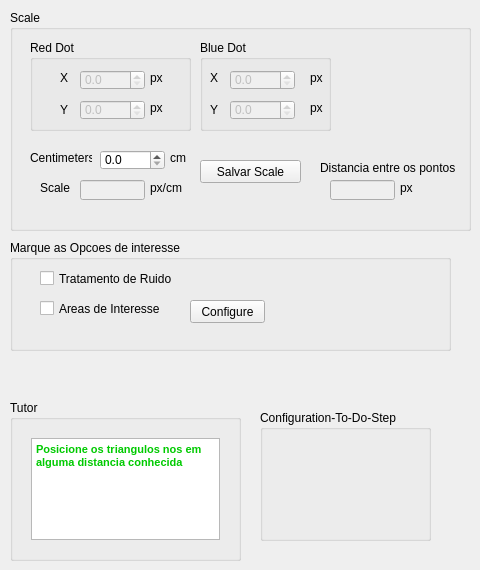
        <widget class="QWidget" name="tab_4">
         <attribute name="title">
          <string>Scale</string>
         </attribute>
         <widget class="QGroupBox" name="gbScale">
          <property name="geometry">
           <rect>
            <x>10</x>
            <y>10</y>
            <width>461</width>
            <height>221</height>
           </rect>
          </property>
          <property name="title">
           <string>Scale</string>
          </property>
          <widget class="QLabel" name="label_61">
           <property name="geometry">
            <rect>
             <x>20</x>
             <y>140</y>
             <width>62</width>
             <height>16</height>
            </rect>
           </property>
           <property name="text">
            <string>Centimeters:</string>
           </property>
          </widget>
          <widget class="QDoubleSpinBox" name="spinBoxScaleCm">
           <property name="geometry">
            <rect>
             <x>90</x>
             <y>140</y>
             <width>65</width>
             <height>20</height>
            </rect>
           </property>
           <property name="maximumSize">
            <size>
             <width>65</width>
             <height>16777215</height>
            </size>
           </property>
           <property name="decimals">
            <number>1</number>
           </property>
           <property name="maximum">
            <double>10000.000000000000000</double>
           </property>
           <property name="singleStep">
            <double>0.500000000000000</double>
           </property>
          </widget>
          <widget class="QLabel" name="label">
           <property name="geometry">
            <rect>
             <x>310</x>
             <y>150</y>
             <width>141</width>
             <height>16</height>
            </rect>
           </property>
           <property name="text">
            <string>Distancia entre os pontos</string>
           </property>
          </widget>
          <widget class="QLineEdit" name="lineEditScalePx">
           <property name="enabled">
            <bool>false</bool>
           </property>
           <property name="geometry">
            <rect>
             <x>320</x>
             <y>170</y>
             <width>65</width>
             <height>20</height>
            </rect>
           </property>
           <property name="maximumSize">
            <size>
             <width>65</width>
             <height>16777215</height>
            </size>
           </property>
           <property name="readOnly">
            <bool>false</bool>
           </property>
          </widget>
          <widget class="QLabel" name="label_2">
           <property name="geometry">
            <rect>
             <x>30</x>
             <y>170</y>
             <width>31</width>
             <height>16</height>
            </rect>
           </property>
           <property name="text">
            <string>Scale</string>
           </property>
          </widget>
          <widget class="QLineEdit" name="leScala">
           <property name="enabled">
            <bool>false</bool>
           </property>
           <property name="geometry">
            <rect>
             <x>70</x>
             <y>170</y>
             <width>65</width>
             <height>20</height>
            </rect>
           </property>
           <property name="maximumSize">
            <size>
             <width>65</width>
             <height>16777215</height>
            </size>
           </property>
           <property name="readOnly">
            <bool>true</bool>
           </property>
          </widget>
          <widget class="QLabel" name="label_3">
           <property name="geometry">
            <rect>
             <x>140</x>
             <y>170</y>
             <width>47</width>
             <height>16</height>
            </rect>
           </property>
           <property name="text">
            <string>px/cm</string>
           </property>
          </widget>
          <widget class="QLabel" name="label_4">
           <property name="geometry">
            <rect>
             <x>390</x>
             <y>170</y>
             <width>47</width>
             <height>16</height>
            </rect>
           </property>
           <property name="text">
            <string>px</string>
           </property>
          </widget>
          <widget class="QLabel" name="label_5">
           <property name="geometry">
            <rect>
             <x>160</x>
             <y>140</y>
             <width>47</width>
             <height>16</height>
            </rect>
           </property>
           <property name="text">
            <string>cm</string>
           </property>
          </widget>
          <widget class="QPushButton" name="pbConfEscala">
           <property name="geometry">
            <rect>
             <x>190</x>
             <y>150</y>
             <width>101</width>
             <height>23</height>
            </rect>
           </property>
           <property name="text">
            <string>Salvar Scale</string>
           </property>
          </widget>
          <widget class="QGroupBox" name="groupBox_23">
           <property name="geometry">
            <rect>
             <x>190</x>
             <y>30</y>
             <width>131</width>
             <height>91</height>
            </rect>
           </property>
           <property name="title">
            <string>Blue Dot</string>
           </property>
           <widget class="QLabel" name="label_6">
            <property name="geometry">
             <rect>
              <x>110</x>
              <y>30</y>
              <width>47</width>
              <height>16</height>
             </rect>
            </property>
            <property name="text">
             <string>px</string>
            </property>
           </widget>
           <widget class="QLabel" name="label_63">
            <property name="geometry">
             <rect>
              <x>10</x>
              <y>30</y>
              <width>18</width>
              <height>16</height>
             </rect>
            </property>
            <property name="text">
             <string>X</string>
            </property>
           </widget>
           <widget class="QDoubleSpinBox" name="sbScalP2X">
            <property name="enabled">
             <bool>false</bool>
            </property>
            <property name="geometry">
             <rect>
              <x>30</x>
              <y>30</y>
              <width>65</width>
              <height>20</height>
             </rect>
            </property>
            <property name="maximumSize">
             <size>
              <width>65</width>
              <height>16777215</height>
             </size>
            </property>
            <property name="decimals">
             <number>1</number>
            </property>
            <property name="maximum">
             <double>10000.000000000000000</double>
            </property>
            <property name="singleStep">
             <double>10.000000000000000</double>
            </property>
           </widget>
           <widget class="QLabel" name="label_9">
            <property name="geometry">
             <rect>
              <x>110</x>
              <y>60</y>
              <width>47</width>
              <height>16</height>
             </rect>
            </property>
            <property name="text">
             <string>px</string>
            </property>
           </widget>
           <widget class="QDoubleSpinBox" name="sbScalP2Y">
            <property name="enabled">
             <bool>false</bool>
            </property>
            <property name="geometry">
             <rect>
              <x>30</x>
              <y>60</y>
              <width>65</width>
              <height>20</height>
             </rect>
            </property>
            <property name="maximumSize">
             <size>
              <width>65</width>
              <height>16777215</height>
             </size>
            </property>
            <property name="decimals">
             <number>1</number>
            </property>
            <property name="maximum">
             <double>10000.000000000000000</double>
            </property>
            <property name="singleStep">
             <double>10.000000000000000</double>
            </property>
           </widget>
           <widget class="QLabel" name="label_62">
            <property name="geometry">
             <rect>
              <x>10</x>
              <y>60</y>
              <width>31</width>
              <height>20</height>
             </rect>
            </property>
            <property name="text">
             <string>Y</string>
            </property>
           </widget>
          </widget>
          <widget class="QGroupBox" name="groupBox_22">
           <property name="geometry">
            <rect>
             <x>20</x>
             <y>30</y>
             <width>161</width>
             <height>91</height>
            </rect>
           </property>
           <property name="title">
            <string>Red Dot</string>
           </property>
           <widget class="QLabel" name="label_20">
            <property name="geometry">
             <rect>
              <x>30</x>
              <y>30</y>
              <width>18</width>
              <height>16</height>
             </rect>
            </property>
            <property name="text">
             <string>X</string>
            </property>
           </widget>
           <widget class="QLabel" name="label_7">
            <property name="geometry">
             <rect>
              <x>120</x>
              <y>30</y>
              <width>21</width>
              <height>16</height>
             </rect>
            </property>
            <property name="text">
             <string>px</string>
            </property>
           </widget>
           <widget class="QDoubleSpinBox" name="sbScalP1X">
            <property name="enabled">
             <bool>false</bool>
            </property>
            <property name="geometry">
             <rect>
              <x>50</x>
              <y>30</y>
              <width>65</width>
              <height>20</height>
             </rect>
            </property>
            <property name="maximumSize">
             <size>
              <width>65</width>
              <height>16777215</height>
             </size>
            </property>
            <property name="decimals">
             <number>1</number>
            </property>
            <property name="maximum">
             <double>10000.000000000000000</double>
            </property>
            <property name="singleStep">
             <double>10.000000000000000</double>
            </property>
           </widget>
           <widget class="QLabel" name="label_8">
            <property name="geometry">
             <rect>
              <x>120</x>
              <y>60</y>
              <width>21</width>
              <height>16</height>
             </rect>
            </property>
            <property name="text">
             <string>px</string>
            </property>
           </widget>
           <widget class="QLabel" name="label_27">
            <property name="geometry">
             <rect>
              <x>30</x>
              <y>60</y>
              <width>31</width>
              <height>20</height>
             </rect>
            </property>
            <property name="text">
             <string>Y</string>
            </property>
           </widget>
           <widget class="QDoubleSpinBox" name="sbScalP1Y">
            <property name="enabled">
             <bool>false</bool>
            </property>
            <property name="geometry">
             <rect>
              <x>50</x>
              <y>60</y>
              <width>65</width>
              <height>20</height>
             </rect>
            </property>
            <property name="maximumSize">
             <size>
              <width>65</width>
              <height>16777215</height>
             </size>
            </property>
            <property name="decimals">
             <number>1</number>
            </property>
            <property name="maximum">
             <double>10000.000000000000000</double>
            </property>
            <property name="singleStep">
             <double>10.000000000000000</double>
            </property>
           </widget>
          </widget>
         </widget>
         <widget class="QGroupBox" name="groupBox_24">
          <property name="geometry">
           <rect>
            <x>260</x>
            <y>410</y>
            <width>171</width>
            <height>131</height>
           </rect>
          </property>
          <property name="title">
           <string>Configuration-To-Do-Step</string>
          </property>
         </widget>
         <widget class="QGroupBox" name="groupBox_25">
          <property name="geometry">
           <rect>
            <x>10</x>
            <y>400</y>
            <width>231</width>
            <height>161</height>
           </rect>
          </property>
          <property name="title">
           <string>Tutor</string>
          </property>
          <layout class="QHBoxLayout" name="horizontalLayout_9">
           <item>
            <widget class="QStackedWidget" name="swiTutorConfig_3">
             <property name="currentIndex">
              <number>1</number>
             </property>
             <widget class="QWidget" name="page_3">
              <layout class="QHBoxLayout" name="horizontalLayout_12">
               <item>
                <widget class="QTextEdit" name="teTutor_5">
                 <property name="enabled">
                  <bool>true</bool>
                 </property>
                 <property name="html">
                  <string>&lt;!DOCTYPE HTML PUBLIC &quot;-//W3C//DTD HTML 4.0//EN&quot; &quot;http://www.w3.org/TR/REC-html40/strict.dtd&quot;&gt;
&lt;html&gt;&lt;head&gt;&lt;meta name=&quot;qrichtext&quot; content=&quot;1&quot; /&gt;&lt;style type=&quot;text/css&quot;&gt;
p, li { white-space: pre-wrap; }
&lt;/style&gt;&lt;/head&gt;&lt;body style=&quot; font-family:'MS Shell Dlg 2'; font-size:8.25pt; font-weight:400; font-style:normal;&quot;&gt;
&lt;p style=&quot; margin-top:0px; margin-bottom:0px; margin-left:0px; margin-right:0px; -qt-block-indent:0; text-indent:0px;&quot;&gt;&lt;span style=&quot; color:#000000;&quot;&gt;Bem vindo a tela de registro de video, &lt;/span&gt;&lt;span style=&quot; font-weight:600; color:#00ac00;&quot;&gt;Open a Video&lt;/span&gt;&lt;span style=&quot; color:#00ac00;&quot;&gt; &lt;/span&gt;&lt;span style=&quot; color:#000000;&quot;&gt;in (.avi) format and start video register.&lt;/span&gt;&lt;/p&gt;&lt;/body&gt;&lt;/html&gt;</string>
                 </property>
                </widget>
               </item>
              </layout>
             </widget>
             <widget class="QWidget" name="page_4">
              <layout class="QVBoxLayout" name="verticalLayout_7">
               <item>
                <widget class="QTextEdit" name="teTutor_6">
                 <property name="enabled">
                  <bool>true</bool>
                 </property>
                 <property name="html">
                  <string>&lt;!DOCTYPE HTML PUBLIC &quot;-//W3C//DTD HTML 4.0//EN&quot; &quot;http://www.w3.org/TR/REC-html40/strict.dtd&quot;&gt;
&lt;html&gt;&lt;head&gt;&lt;meta name=&quot;qrichtext&quot; content=&quot;1&quot; /&gt;&lt;style type=&quot;text/css&quot;&gt;
p, li { white-space: pre-wrap; }
&lt;/style&gt;&lt;/head&gt;&lt;body style=&quot; font-family:'MS Shell Dlg 2'; font-size:8.25pt; font-weight:400; font-style:normal;&quot;&gt;
&lt;p style=&quot; margin-top:0px; margin-bottom:0px; margin-left:0px; margin-right:0px; -qt-block-indent:0; text-indent:0px;&quot;&gt;&lt;span style=&quot; font-weight:600; color:#00ca00;&quot;&gt;Posicione os triangulos nos em alguma distancia conhecida&lt;/span&gt;&lt;/p&gt;&lt;/body&gt;&lt;/html&gt;</string>
                 </property>
                </widget>
               </item>
              </layout>
             </widget>
            </widget>
           </item>
          </layout>
         </widget>
         <widget class="QGroupBox" name="groupBox_26">
          <property name="geometry">
           <rect>
            <x>10</x>
            <y>240</y>
            <width>441</width>
            <height>111</height>
           </rect>
          </property>
          <property name="title">
           <string>Marque as Opcoes de interesse</string>
          </property>
          <widget class="QCheckBox" name="cbNoise">
           <property name="geometry">
            <rect>
             <x>30</x>
             <y>30</y>
             <width>151</width>
             <height>17</height>
            </rect>
           </property>
           <property name="text">
            <string>Tratamento de Ruido</string>
           </property>
          </widget>
          <widget class="QCheckBox" name="cbArea">
           <property name="geometry">
            <rect>
             <x>30</x>
             <y>60</y>
             <width>131</width>
             <height>17</height>
            </rect>
           </property>
           <property name="text">
            <string>Areas de Interesse</string>
           </property>
          </widget>
          <widget class="QPushButton" name="pbConfigureNioseArea">
           <property name="geometry">
            <rect>
             <x>180</x>
             <y>60</y>
             <width>75</width>
             <height>23</height>
            </rect>
           </property>
           <property name="text">
            <string>Configure</string>
           </property>
          </widget>
         </widget>
        </widget>
